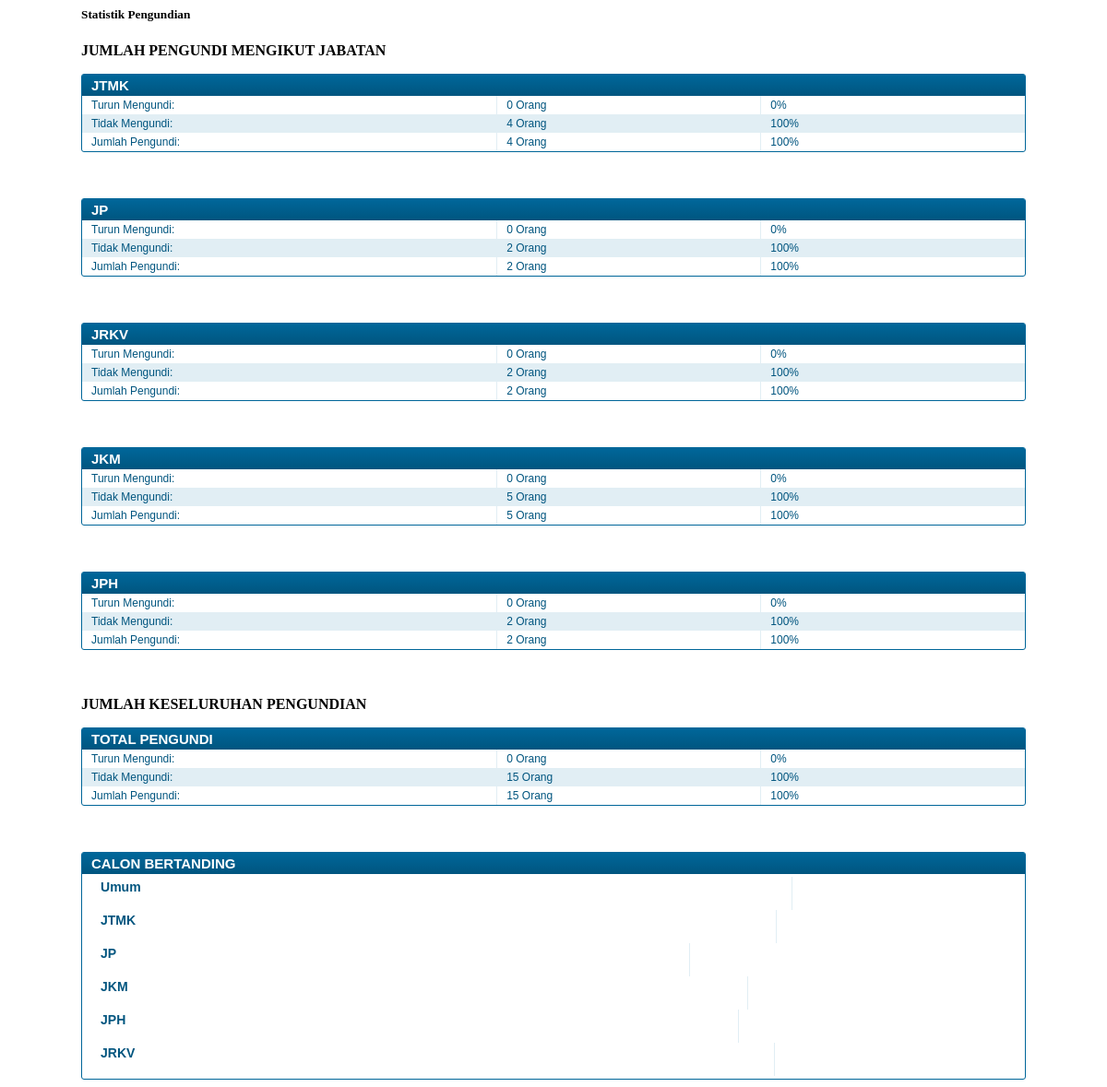
The page /pilihanraya/admin/main/preview.php on the database its author committed.
### tables this page shows
CREATE TABLE IF NOT EXISTS `kerusi` (
  `kerusiID` int(11) NOT NULL AUTO_INCREMENT,
  `namaKerusi` varchar(255) DEFAULT NULL,
  `jumlahCalon` int(11) DEFAULT NULL,
  PRIMARY KEY (`kerusiID`)
);

### pilihanraya/admin/main/preview.php (the view, shortened to what this page needs)
<link href="../../css/table.css" rel="stylesheet" type="text/css" />
<div class='container_allen voters'>
    <div class="panel panel-primary" style="width:1024px; margin:0 auto;">
      <div class="panel-heading">
        <h5>Statistik Pengundian</h5>
      </div>
      <div class="panel-body">
      <div class="panel-heading">
        <p><b>JUMLAH PENGUNDI MENGIKUT JABATAN</b></p>
        <div class="datagrid"><table>
<thead><tr>
  <th colspan="3">JTMK</th>
  </tr></thead>
<tbody><tr>
  <td width="22%">Turun Mengundi: </td>
  <td width="14%"><?php
	$result = mysql_query('SELECT SUM(selesaiUndi) AS value_sum FROM pengundi WHERE jabatan="JTMK"');
$row = mysql_fetch_assoc($result);
$sum = $row['value_sum'];
echo "$sum";
?>
    Orang</td>
  <td width="14%"><?php
	$mengundiJTMK = mysql_query('SELECT SUM(selesaiUndi) AS turunMengundi FROM pengundi WHERE jabatan="JTMK"');
$row = mysql_fetch_assoc($mengundiJTMK);
$turun = $row['turunMengundi'];
	$jumlahPengundi = mysql_query('SELECT COUNT(*) AS NumberOfpengundi FROM pengundi WHERE jabatan = "JTMK";');
$row = mysql_fetch_assoc($jumlahPengundi);
$jumlah = $row['NumberOfpengundi'];
echo $turun/$jumlah*100 ."%";
?>
</td>
  </tr>
<tr class="alt">
  <td>Tidak Mengundi:</td>
  <td><?php
	$Test = mysql_query('SELECT COUNT(*) AS NumberOfpengundi FROM pengundi WHERE jabatan="JTMK" AND selesaiUndi=0;');
$row = mysql_fetch_assoc($Test);
$La = $row['NumberOfpengundi'];
echo "$La";
?>
    Orang</td>
  <td>
    <?php
	$takMengundiJTMK = mysql_query('SELECT COUNT(*) AS tidakMengundi FROM pengundi WHERE jabatan="JTMK" AND selesaiUndi=0;');
$row = mysql_fetch_assoc($takMengundiJTMK);
$takTurun = $row['tidakMengundi'];
$jumlahPengundi = mysql_query('SELECT COUNT(*) AS NumberOfpengundi FROM pengundi WHERE jabatan = "JTMK";');
$row = mysql_fetch_assoc($jumlahPengundi);
$jumlah = $row['NumberOfpengundi'];
echo $takTurun/$jumlah*100 ."%";
?>
</td>
  </tr>
<tr>
  <td>Jumlah Pengundi:</td>
  <td><?php
	$Test = mysql_query('SELECT COUNT(*) AS NumberOfpengundi FROM pengundi WHERE jabatan = "JTMK";');
$row = mysql_fetch_assoc($Test);
$La = $row['NumberOfpengundi'];
echo "$La";
?>
    Orang</td>
  <td>
    <?php
$jumlahPengundi = mysql_query('SELECT COUNT(*) AS NumberOfpengundi FROM pengundi WHERE jabatan = "JTMK";');
$row = mysql_fetch_assoc($jumlahPengundi);
$jumlah = $row['NumberOfpengundi'];
echo $jumlah/$jumlah*100 ."%";
?>
</td>
  </tr>
</tbody>
</table></div>
 <p>&nbsp;</p>
        <div class="datagrid"><table>
<thead><tr>
  <th colspan="3">JP</th></tr></thead>
<tbody><tr>
  <td width="22%">Turun Mengundi: </td>
  <td width="14%"><?php
	$result = mysql_query('SELECT SUM(selesaiUndi) AS value_sum FROM pengundi WHERE jabatan="JP"');
$row = mysql_fetch_assoc($result);
$sum = $row['value_sum'];
echo "$sum";
?>
    Orang</td>
  <td width="14%">
  <?php
	$mengundiJP = mysql_query('SELECT SUM(selesaiUndi) AS turunMengundi FROM pengundi WHERE jabatan="JP"');
$row = mysql_fetch_assoc($mengundiJP);
$turun = $row['turunMengundi'];
	$jumlahPengundi = mysql_query('SELECT COUNT(*) AS NumberOfpengundi FROM pengundi WHERE jabatan = "JP";');
$row = mysql_fetch_assoc($jumlahPengundi);
$jumlah = $row['NumberOfpengundi'];
echo $turun/$jumlah*100 ."%";
?>
</td></tr>
<tr class="alt">
  <td>Tidak Mengundi:</td>
  <td><?php
	$Test = mysql_query('SELECT COUNT(*) AS NumberOfpengundi FROM pengundi WHERE jabatan="JP" AND selesaiUndi=0;');
$row = mysql_fetch_assoc($Test);
$La = $row['NumberOfpengundi'];
echo "$La";
?>
    Orang</td>
  <td>
   <?php
	$takMengundiJP = mysql_query('SELECT COUNT(*) AS tidakMengundi FROM pengundi WHERE jabatan="JP" AND selesaiUndi=0;');
$row = mysql_fetch_assoc($takMengundiJP);
$takTurun = $row['tidakMengundi'];
$jumlahPengundi = mysql_query('SELECT COUNT(*) AS NumberOfpengundi FROM pengundi WHERE jabatan = "JP";');
$row = mysql_fetch_assoc($jumlahPengundi);
$jumlah = $row['NumberOfpengundi'];
echo $takTurun/$jumlah*100 ."%";
?>
</td></tr>
<tr>
  <td>Jumlah Pengundi:</td>
  <td><?php
	$Test = mysql_query('SELECT COUNT(*) AS NumberOfpengundi FROM pengundi WHERE jabatan = "JP";');
$row = mysql_fetch_assoc($Test);
$La = $row['NumberOfpengundi'];
echo "$La";
?>
    Orang</td>
  <td>
  <?php
$jumlahPengundi = mysql_query('SELECT COUNT(*) AS NumberOfpengundi FROM pengundi WHERE jabatan = "JTMK";');
$row = mysql_fetch_assoc($jumlahPengundi);
$jumlah = $row['NumberOfpengundi'];
echo $jumlah/$jumlah*100 ."%";
?>
</td></tr>
</tbody>
</table></div>
 <p>&nbsp;</p>
        <div class="datagrid"><table>
<thead><tr>
  <th colspan="3">JRKV</th>
  </tr></thead>
<tbody><tr>
  <td width="22%">Turun Mengundi: </td>
  <td width="14%"><?php
	$result = mysql_query('SELECT SUM(selesaiUndi) AS value_sum FROM pengundi WHERE jabatan="JRKV"');
$row = mysql_fetch_assoc($result);
$sum = $row['value_sum'];
echo "$sum";
?>
    Orang</td>
  <td width="14%">
    <?php
	$mengundiJRKV = mysql_query('SELECT SUM(selesaiUndi) AS turunMengundi FROM pengundi WHERE jabatan="JRKV"');
$row = mysql_fetch_assoc($mengundiJRKV);
$turun = $row['turunMengundi'];
	$jumlahPengundi = mysql_query('SELECT COUNT(*) AS NumberOfpengundi FROM pengundi WHERE jabatan = "JRKV";');
$row = mysql_fetch_assoc($jumlahPengundi);
$jumlah = $row['NumberOfpengundi'];
echo $turun/$jumlah*100 ."%";
?>
</td>
  </tr>
<tr class="alt">
  <td>Tidak Mengundi:</td>
  <td><?php
	$Test = mysql_query('SELECT COUNT(*) AS NumberOfpengundi FROM pengundi WHERE jabatan="JRKV" AND selesaiUndi=0;');
$row = mysql_fetch_assoc($Test);
$La = $row['NumberOfpengundi'];
echo "$La";
?>
    Orang</td>
  <td>
    <?php
	$takMengundiJRKV = mysql_query('SELECT COUNT(*) AS tidakMengundi FROM pengundi WHERE jabatan="JRKV" AND selesaiUndi=0;');
$row = mysql_fetch_assoc($takMengundiJRKV);
$takTurun = $row['tidakMengundi'];
$jumlahPengundi = mysql_query('SELECT COUNT(*) AS NumberOfpengundi FROM pengundi WHERE jabatan = "JRKV";');
$row = mysql_fetch_assoc($jumlahPengundi);
$jumlah = $row['NumberOfpengundi'];
echo $takTurun/$jumlah*100 ."%";
?>
</td>
  </tr>
<tr>
  <td>Jumlah Pengundi:</td>
  <td><?php
	$Test = mysql_query('SELECT COUNT(*) AS NumberOfpengundi FROM pengundi WHERE jabatan = "JRKV";');
$row = mysql_fetch_assoc($Test);
$La = $row['NumberOfpengundi'];
echo "$La";
?>
    Orang</td>
  <td>
    <?php
$jumlahPengundi = mysql_query('SELECT COUNT(*) AS NumberOfpengundi FROM pengundi WHERE jabatan = "JTMK";');
$row = mysql_fetch_assoc($jumlahPengundi);
$jumlah = $row['NumberOfpengundi'];
echo $jumlah/$jumlah*100 ."%";
?>
</td>
  </tr>
</tbody>
</table></div>
 <p>&nbsp;</p>
        <div class="datagrid"><table>
<thead><tr>
  <th colspan="3">JKM</th></tr></thead>
<tbody><tr>
  <td width="22%">Turun Mengundi: </td>
  <td width="14%"><?php
	$result = mysql_query('SELECT SUM(selesaiUndi) AS value_sum FROM pengundi WHERE jabatan="JKM"');
$row = mysql_fetch_assoc($result);
$sum = $row['value_sum'];
echo "$sum";
?>
    Orang</td>
  <td width="14%">
   <?php
	$mengundiJKM = mysql_query('SELECT SUM(selesaiUndi) AS turunMengundi FROM pengundi WHERE jabatan="JKM"');
$row = mysql_fetch_assoc($mengundiJKM);
$turun = $row['turunMengundi'];
	$jumlahPengundi = mysql_query('SELECT COUNT(*) AS NumberOfpengundi FROM pengundi WHERE jabatan = "JKM";');
$row = mysql_fetch_assoc($jumlahPengundi);
$jumlah = $row['NumberOfpengundi'];
echo $turun/$jumlah*100 ."%";
?>
</td></tr>
<tr class="alt">
  <td>Tidak Mengundi:</td>
  <td><?php
	$Test = mysql_query('SELECT COUNT(*) AS NumberOfpengundi FROM pengundi WHERE jabatan="JKM" AND selesaiUndi=0;');
$row = mysql_fetch_assoc($Test);
$La = $row['NumberOfpengundi'];
echo "$La";
?>
    Orang</td>
  <td>
  <?php
	$takMengundiJKM = mysql_query('SELECT COUNT(*) AS tidakMengundi FROM pengundi WHERE jabatan="JKM" AND selesaiUndi=0;');
$row = mysql_fetch_assoc($takMengundiJKM);
$takTurun = $row['tidakMengundi'];
$jumlahPengundi = mysql_query('SELECT COUNT(*) AS NumberOfpengundi FROM pengundi WHERE jabatan = "JKM";');
$row = mysql_fetch_assoc($jumlahPengundi);
$jumlah = $row['NumberOfpengundi'];
echo $takTurun/$jumlah*100 ."%";
?>
</td></tr>
<tr>
  <td>Jumlah Pengundi:</td>
  <td><?php
	$Test = mysql_query('SELECT COUNT(*) AS NumberOfpengundi FROM pengundi WHERE jabatan = "JKM";');
$row = mysql_fetch_assoc($Test);
$La = $row['NumberOfpengundi'];
echo "$La";
?>
    Orang</td>
  <td>
   <?php
$jumlahPengundi = mysql_query('SELECT COUNT(*) AS NumberOfpengundi FROM pengundi WHERE jabatan = "JKM";');
$row = mysql_fetch_assoc($jumlahPengundi);
$jumlah = $row['NumberOfpengundi'];
echo $jumlah/$jumlah*100 ."%";
?>
</td></tr>
</tbody>
</table></div>
 <p>&nbsp;</p>
        <div class="datagrid"><table>
<thead><tr>
  <th colspan="3">JPH</th></tr></thead>
<tbody><tr>
  <td width="22%">Turun Mengundi: </td>
  <td width="14%"><?php
	$result = mysql_query('SELECT SUM(selesaiUndi) AS value_sum FROM pengundi WHERE jabatan="JPH"');
$row = mysql_fetch_assoc($result);
$sum = $row['value_sum'];
echo "$sum";
?>
    Orang</td>
  <td width="14%">
   <?php
	$mengundiJPH = mysql_query('SELECT SUM(selesaiUndi) AS turunMengundi FROM pengundi WHERE jabatan="JPH"');
$row = mysql_fetch_assoc($mengundiJPH);
$turun = $row['turunMengundi'];
	$jumlahPengundi = mysql_query('SELECT COUNT(*) AS NumberOfpengundi FROM pengundi WHERE jabatan = "JPH";');
$row = mysql_fetch_assoc($jumlahPengundi);
$jumlah = $row['NumberOfpengundi'];
echo $turun/$jumlah*100 ."%";
?>
</td></tr>
<tr class="alt">
  <td>Tidak Mengundi:</td>
  <td><?php
	$Test = mysql_query('SELECT COUNT(*) AS NumberOfpengundi FROM pengundi WHERE jabatan="JPH" AND selesaiUndi=0;');
$row = mysql_fetch_assoc($Test);
$La = $row['NumberOfpengundi'];
echo "$La";
?>
    Orang</td>
  <td>
  <?php
	$takMengundiJPH = mysql_query('SELECT COUNT(*) AS tidakMengundi FROM pengundi WHERE jabatan="JPH" AND selesaiUndi=0;');
$row = mysql_fetch_assoc($takMengundiJPH);
$takTurun = $row['tidakMengundi'];
$jumlahPengundi = mysql_query('SELECT COUNT(*) AS NumberOfpengundi FROM pengundi WHERE jabatan = "JPH";');
$row = mysql_fetch_assoc($jumlahPengundi);
$jumlah = $row['NumberOfpengundi'];
echo $takTurun/$jumlah*100 ."%";
?>
</td></tr>
<tr>
  <td>Jumlah Pengundi:</td>
  <td><?php
	$Test = mysql_query('SELECT COUNT(*) AS NumberOfpengundi FROM pengundi WHERE jabatan = "JPH";');
$row = mysql_fetch_assoc($Test);
$La = $row['NumberOfpengundi'];
echo "$La";
?>
    Orang</td>
  <td>
    <?php
$jumlahPengundi = mysql_query('SELECT COUNT(*) AS NumberOfpengundi FROM pengundi WHERE jabatan = "JPH";');
$row = mysql_fetch_assoc($jumlahPengundi);
$jumlah = $row['NumberOfpengundi'];
echo $jumlah/$jumlah*100 ."%";
?>
</td></tr>
</tbody>
</table></div>
 <p>&nbsp;</p>
 <p><b>JUMLAH KESELURUHAN PENGUNDIAN</b></p>
        <div class="datagrid"><table>
<thead><tr>
  <th colspan="3">TOTAL PENGUNDI</th></tr></thead>
<tbody><tr>
  <td width="22%">Turun Mengundi: </td>
  <td width="14%"><?php
	$result = mysql_query('SELECT SUM(selesaiUndi) AS value_sum FROM pengundi');
$row = mysql_fetch_assoc($result);
$sum = $row['value_sum'];
echo "$sum";
?>
    Orang</td>
  <td width="14%">
<?php
	$mengundiSemua = mysql_query('SELECT SUM(selesaiUndi) AS turunMengundi FROM pengundi');
$row = mysql_fetch_assoc($mengundiSemua);
$turun = $row['turunMengundi'];
	$jumlahPengundi = mysql_query('SELECT COUNT(*) AS NumberOfpengundi FROM pengundi;');
$row = mysql_fetch_assoc($jumlahPengundi);
$jumlah = $row['NumberOfpengundi'];
echo $turun/$jumlah*100 ."%";
?>
</td></tr>
<tr class="alt">
  <td>Tidak Mengundi:</td>
  <td><?php
	$Test = mysql_query('SELECT COUNT(*) AS NumberOfpengundi FROM pengundi WHERE selesaiUndi=0;');
$row = mysql_fetch_assoc($Test);
$La = $row['NumberOfpengundi'];
echo "$La";
?>
    Orang</td>
  <td>
<?php
	$takMengundiSemua = mysql_query('SELECT COUNT(*) AS tidakMengundi FROM pengundi WHERE selesaiUndi=0;');
$row = mysql_fetch_assoc($takMengundiSemua);
$takTurun = $row['tidakMengundi'];
$jumlahPengundi = mysql_query('SELECT COUNT(*) AS NumberOfpengundi FROM pengundi;');
$row = mysql_fetch_assoc($jumlahPengundi);
$jumlah = $row['NumberOfpengundi'];
echo $takTurun/$jumlah*100 ."%";
?>
</td></tr>
<tr>
  <td>Jumlah Pengundi:</td>
  <td><?php
	$Test = mysql_query('SELECT COUNT(*) AS NumberOfpengundi FROM pengundi;');
$row = mysql_fetch_assoc($Test);
$La = $row['NumberOfpengundi'];
echo "$La";
?>
    Orang</td>
  <td>
<?php
$jumlahPengundi = mysql_query('SELECT COUNT(*) AS NumberOfpengundi FROM pengundi;');
$row = mysql_fetch_assoc($jumlahPengundi);
$jumlah = $row['NumberOfpengundi'];
echo $jumlah/$jumlah*100 ."%";
?>
</td></tr>
</tbody>
</table></div>
<p>&nbsp;</p>
<div class="datagrid"><table>
<thead><tr>
  <th width="50%">CALON BERTANDING</th>
  </tr></thead>
<tbody><tr>
  <td><?php
          function display_candidate($p){
					echo "  <table>
                        <tr>
                          <td><h3>" . $p . "</h3></td>
                          <td></td>
                        </tr>
						<tr>
                    ";
            echo "  </table>";
          }
          $display = mysql_query("SELECT * FROM kerusi");
          while ($display_row = mysql_fetch_array($display)) {
              display_candidate($display_row['namaKerusi']);
          }
    		?></td>
  </tr>
</tbody>
</table></div>
      </div>
  </div>
</div>

### pilihanraya/css/table.css (style rules this page uses)
.datagrid table { border-collapse: collapse; text-align: left; width: 100%; }
.datagrid { font: normal 12px/150% Arial, Helvetica, sans-serif; background: #fff; overflow: hidden; border: 1px solid #006699; -webkit-border-radius: 3px; -moz-border-radius: 3px; border-radius: 3px; }
.datagrid table td, .datagrid table th { padding: 3px 10px; }
.datagrid table thead th { background:-webkit-gradient( linear, left top, left bottom, color-stop(0.05, #006699), color-stop(1, #00557F) ); background:-moz-linear-gradient( center top, #006699 5%, #00557F 100% );filter:progid:DXImageTransform.Microsoft.gradient(startColorstr='#006699', endColorstr='#00557F'); background-color:#006699; color:#FFFFFF; font-size: 15px; font-weight: bold; border-left: 1px solid #0070A8; }
.datagrid table thead th:first-child { border: none; }
.datagrid table tbody td { color: #00557F; border-left: 1px solid #E1EEF4; font-size: 12px; font-weight: normal; }
.datagrid table tbody .alt td { background: #E1EEf4; color: #00557F; }
.datagrid table tbody td:first-child { border-left: none; }
.datagrid table tbody tr:last-child td { border-bottom: none; }

### rows shown on the page
kerusi: namaKerusi "Umum"
kerusi: namaKerusi "JTMK"
kerusi: namaKerusi "JP"
kerusi: namaKerusi "JKM"
kerusi: namaKerusi "JPH"
kerusi: namaKerusi "JRKV"

### other values the page prints
$sum "0"
$turun/$jumlah*100 "0"
$La "4"
$takTurun/$jumlah*100 "100"
$jumlah/$jumlah*100 "100"
$La "2"
$La "5"
$La "15"
